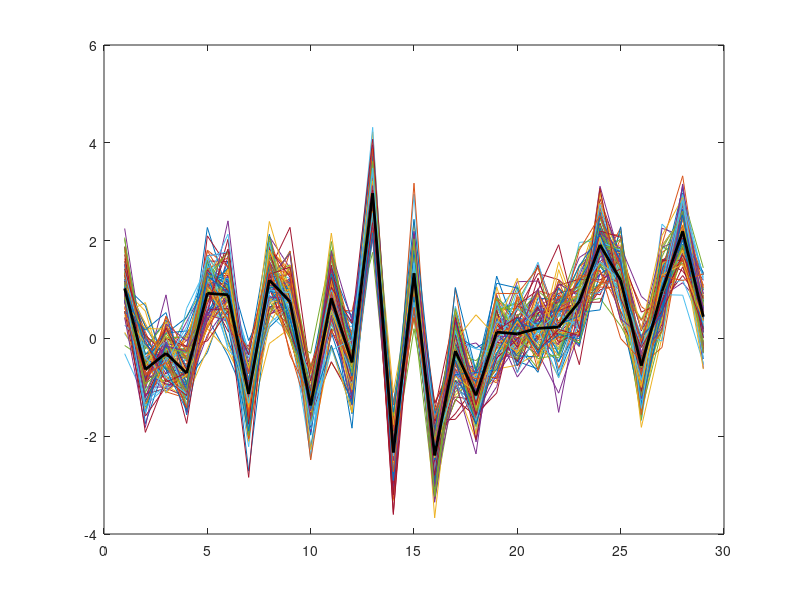

This figure's MATLAB source:
% Ying Zhang May, 2015
% calculate RPS and RPSS

clear all
clc


% read observations, here we use synthetical data from randomly simulated
% data from normal distribution for the tutorial

obs = randn(29,1);

% read predicted/modeled data, again, we use hythetical data here
% and we have 100 predicted/modeled data in this case (it can also be just
% one deterministic prediction, instead of 100 predictions in normal dist.)

mod = repmat(obs,1,100) + normrnd(0,.5,29,100);

% if we plot this, we can see the 100 predictions and one observed t-s in
% thick black line
plot(mod)
hold on 
plot(obs,'k','linewidth',2)

%nc = the different categories you want to choose.  
%For example, for 30 years, nc=[10,10,10] for 3 equal categories.  
%You could choose nc=[5,20,5] if you were more interested in extremes.
nc = [7 , 8 , 7]; % sum to number of years (here = 29)

[nt,nr]=size(mod); % nt is number of time-steps and nr is number of predicted t-s

[a,b]=sort(obs);
ncs=cumsum(nc);

for l=1:length(nc)-1;
    thres(l)=a(ncs(l)+1); % find thresholds to define categories
end
thres=[-Inf thres +Inf];

clobs=NaN*ones(size(obs));
for i=1:length(nc);
    aa=find(obs >= thres(i) & obs < thres(i+1)); 
    clobs(aa)=i*ones(size(aa)); %assign obs to categoriy 1,2,3
end

classo=zeros(nt,length(nc));
for j=1:nt;
    classo(j,clobs(j))=[1]; % find pdf for obs in each category
end

for j=1:nt;
    modul=mod(j,:);
    for i=1:length(nc);
         aa=find(modul >= thres(i) & modul < thres(i+1));
         cl(i)=length(aa);
    end
    clmod(j,:)=cl;   % assign mod in yr j to categoriy 1,2,3 and find pdf
    clear cl aa modul        
end

clmod=clmod./nr;

classo=cumsum(classo'); %CDF
clmod=cumsum(clmod');   %CDF
RPS=sum((clmod-classo).^2);

climo=nc./nt;
climo=cumsum(climo(:));
climo=climo*ones(1,nt);
RPSclim=sum((climo-classo).^2);
RPSS=100*(1-(RPS./RPSclim));
RPSSmedian = median(RPSS);
% check the MatLab command window of the printed out RPSS score
disp([num2str(RPSSmedian),'%', ' - this is the RPSS score']) 
